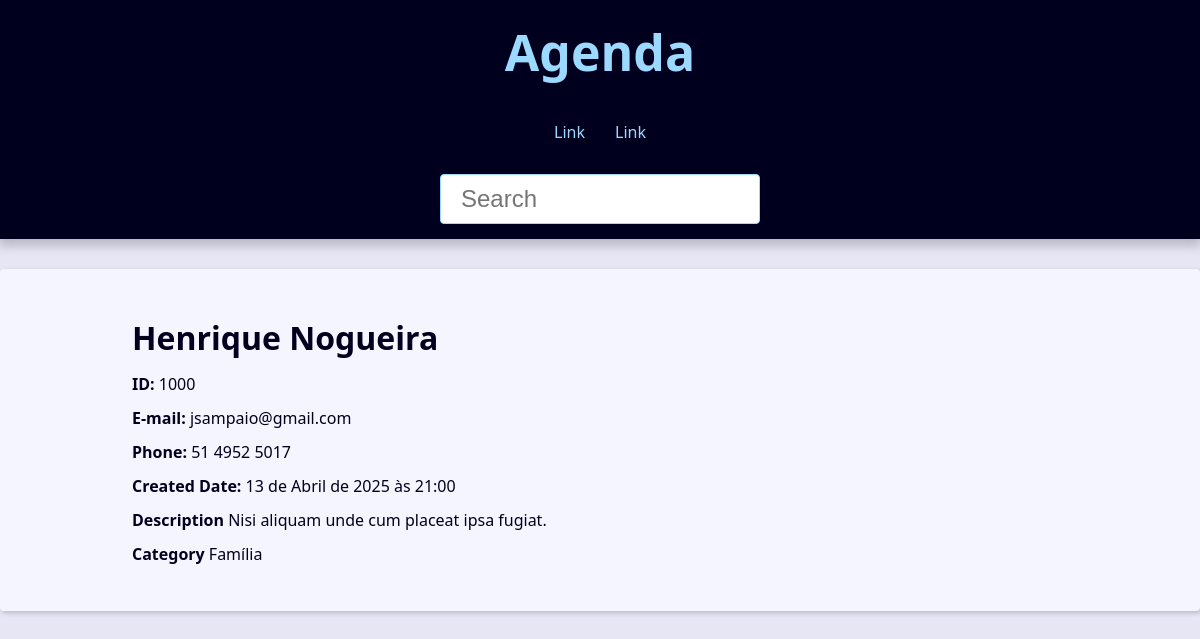
The app's page /1000/ with its own data.
### contact/models.py (models this page shows, shortened)
class Contact(models.Model):
    first_name = models.CharField(max_length=50)
    last_name = models.CharField(max_length=50)
    phone = models.CharField(max_length=50)
    email = models.EmailField(max_length=254)#blank=True se eu quiser que não seja obrigatório
    created_date = models.DateTimeField(default=timezone.now)
    description = models.TextField(blank=True)
    show = models.BooleanField(default=True)
    picture = models.ImageField(blank=True, upload_to='pictures/%Y/%m')
    category = models.ForeignKey(Category, on_delete=models.SET_NULL, blank=True, null=True)
    owner = models.ForeignKey(User, on_delete=models.SET_NULL, blank=True, null=True)

class Category(models.Model):
    class Meta:
        verbose_name = 'Category'
        verbose_name_plural = 'Categories'
    name = models.CharField(max_length=50)

### contact/views/contact_views.py (the view)
# urls.py: path('<int:contact_id>/', views.contact, name='contact'),
def contact(request, contact_id):
    single_contact = get_object_or_404(Contact, pk=contact_id)
    site_title = f'{single_contact.first_name} {single_contact.last_name}'
    context = {
        'contact': single_contact,
        'site_title': site_title
    }
    return render(
        request,
        'contact/contact.html',
        context
    )

### contact/templates/contact/contact.html
{% extends 'global/base.html' %}
{% block content %}
    <div class="single-contact">
        <h1 class="single-contact-name">
        {{contact.first_name}} {{contact.last_name}}
        </h1>
        <p><b>ID:</b> {{contact.id}}</p>
        <p><b>E-mail:</b> {{contact.email}}</p>
        <p><b>Phone:</b> {{contact.phone}}</p>
        <p><b>Created Date:</b> {{contact.created_date}}</p>
        <p><b>Description</b> {{contact.description}}</p>
        <p><b>Category</b> {{contact.category.name}}</p>
    </div>
{% endblock content %}

### base_static/global/css/style.css (style rules this page uses)
:root { --spacing: 1.5rem; --link-dark-color: rgb(0, 83, 134); --link-light-color: rgb(156, 217, 255); --clr-white: rgb(245, 245, 255); --clr-black: rgb(0, 0, 30); --clr-light-gray: rgb(230, 230, 245); --clr-dark-shadow-5: rgba(0, 0, 10, 5%); --clr-dark-shadow-10: rgba(0, 0, 10, 10%); --clr-dark-shadow-20: rgba(0, 0, 10, 20%); --clr-light-shadow-5: rgba(200, 200, 255, 5%); --clr-light-shadow-10: rgba(200, 200, 255, 10%); --clr-light-shadow-20: rgba(200, 200, 255, 20%); --main-page-width: 120rem; --table-min-width: 60rem; --biggest-font-size: 5rem; --bigger-font-size: 4rem; --big-font-size: 3.2rem; --medium-font-size: 2.4rem; --small-font-size: 1.6rem; --smaller-font-size: 1.4rem; --smallest-font-size: 1.2rem; --transition-fast: 300ms; --transition-medium: 600ms; --transition-slow: 1s; --default-border-radius: 4px; }
*, *::before, *::after { margin: 0; padding: 0; box-sizing: border-box; }
html { font-size: 62.5%; }
body { font-family: system-ui, -apple-system, BlinkMacSystemFont, 'Segoe UI', Roboto, Oxygen, Ubuntu, Cantarell, 'Open Sans', 'Helvetica Neue', sans-serif; line-height: 1.5; font-size: var(--small-font-size); color: var(--clr-black); -webkit-font-smoothing: antialiased; background: var(--clr-light-gray); }
@media (min-width: 600px) { .single-contact { max-width: 80%; margin: calc(var(--spacing) * 2) auto; } }
.single-contact h1 { margin: 1rem 0; }
.single-contact p { margin: 1rem 0; }

### records on screen
Contact: first_name "Henrique", last_name "Nogueira", id "1000", email "jsampaio@gmail.com", phone "51 4952 5017", created_date "13 de Abril de 2025 às 21:00", description "Nisi aliquam unde cum placeat ipsa fugiat.", category.name "Família"
